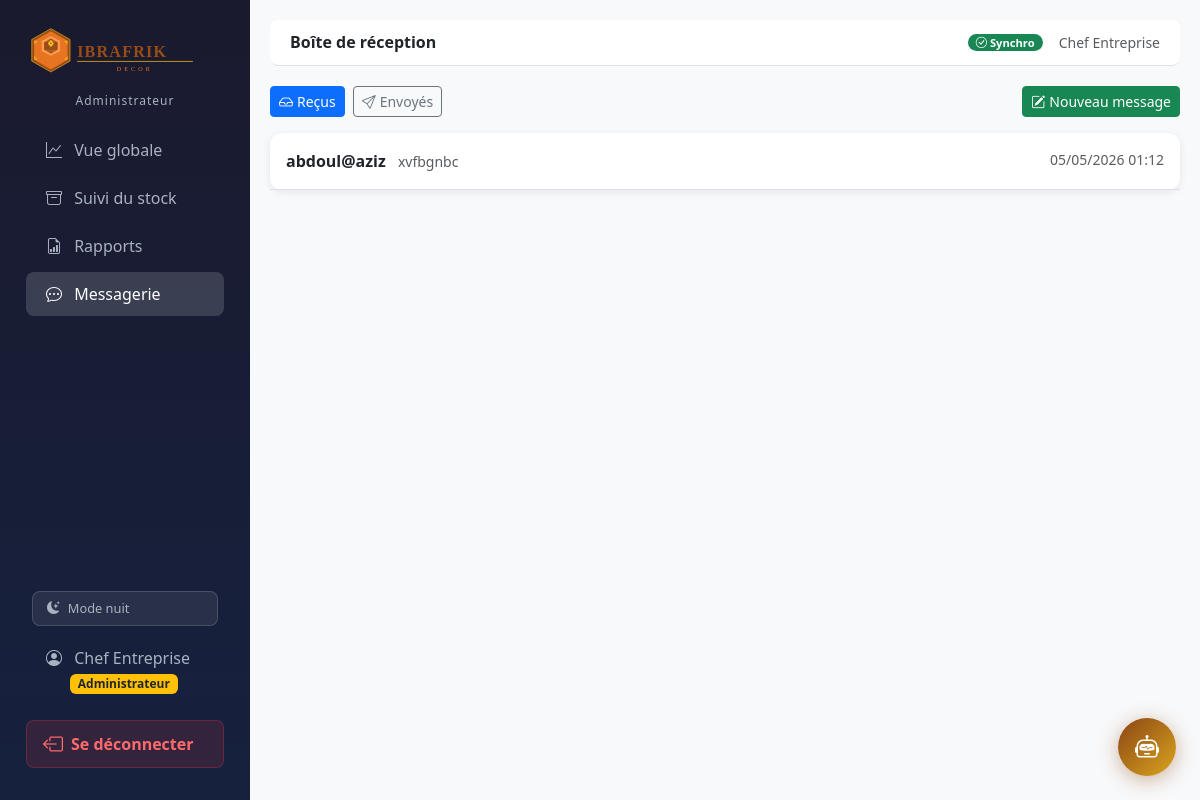
Page /messagerie/ (signed in) on the committed database.
### accounts/models.py (models this page shows, shortened)
class Utilisateur(AbstractUser):
    GESTIONNAIRE = 'GESTIONNAIRE'
    ADMIN = 'ADMIN'
    ROLE_CHOICES = [
        (GESTIONNAIRE, 'Gestionnaire'),
        (ADMIN, 'Administrateur'),
    ]
    role = models.CharField(
        max_length=20,
        choices=ROLE_CHOICES,
        default=GESTIONNAIRE,
    )
    photo = models.ImageField(
        upload_to='profils/',
        blank=True,
        null=True,
        verbose_name='Photo de profil'
    )
    def is_gestionnaire(self):
        return self.role == self.GESTIONNAIRE
    def is_admin_bc(self):
        return self.role == self.ADMIN
    class Meta:
        verbose_name = 'Utilisateur'
        verbose_name_plural = 'Utilisateurs'

### messagerie/models.py (models this page shows, shortened)
class Message(models.Model):
    expediteur = models.ForeignKey(settings.AUTH_USER_MODEL, on_delete=models.CASCADE, related_name='messages_envoyes')
    destinataire = models.ForeignKey(settings.AUTH_USER_MODEL, on_delete=models.CASCADE, related_name='messages_recus')
    contenu = models.TextField()
    date_envoi = models.DateTimeField(auto_now_add=True)
    lu = models.BooleanField(default=False)
    class Meta:
        verbose_name = 'Message'
        ordering = ['-date_envoi']

### messagerie/views.py (the view)
# urls.py: path('', views.inbox, name='inbox'),  # URL: /messagerie/
@login_required
def inbox(request):
    messages_recus = Message.objects.filter(
        destinataire=request.user
    ).select_related('expediteur').order_by('-date_envoi')
    messages_recus.filter(lu=False).update(lu=True)
    return render(request, 'messagerie/inbox.html', {
        'messages_recus': messages_recus,
    })

### dashboard/context_processors.py (called while the page is built)
def messages_non_lus(request):
    if request.user.is_authenticated:
        count = Message.objects.filter(
            destinataire=request.user, lu=False
        ).count()
        return {'messages_non_lus_count': count}
    return {'messages_non_lus_count': 0}

### templates/messagerie/inbox.html (shortened to what this page needs)
{% extends 'base.html' %}
{% block page_title %}Boîte de réception{% endblock %}
{% block content %}
<div class="d-flex justify-content-between align-items-center mb-3">
    <div class="d-flex gap-2">
        <a href="{% url 'messagerie:inbox' %}"
           class="btn btn-primary btn-sm">
            <i class="bi bi-inbox me-1"></i>Reçus
        </a>
        <a href="{% url 'messagerie:sent' %}"
           class="btn btn-outline-secondary btn-sm">
            <i class="bi bi-send me-1"></i>Envoyés
        </a>
    </div>
    <a href="{% url 'messagerie:envoyer' %}" class="btn btn-success btn-sm">
        <i class="bi bi-pencil-square me-1"></i>Nouveau message
    </a>
</div>
<div class="card">
    {% for msg in messages_recus %}
    <a href="{% url 'messagerie:detail' msg.pk %}"
       class="d-block p-3 border-bottom text-decoration-none
              hover-bg">
        <div class="d-flex justify-content-between align-items-start">
            <div>
                <span class="fw-semibold text-dark">
                    {{ msg.expediteur.get_full_name|default:msg.expediteur.username }}
                </span>
                <span class="text-muted ms-2 small">
                    {{ msg.contenu|truncatechars:60 }}
                </span>
            </div>
            <span class="text-muted small text-nowrap ms-3">
                {{ msg.date_envoi|date:"d/m/Y H:i" }}
            </span>
        </div>
    </a>
    {% empty %}
    <div class="text-center text-muted py-5">
        <i class="bi bi-inbox fs-1 d-block mb-2"></i>
        Aucun message reçu.
    </div>
    {% endfor %}
</div>
{% endblock %}

### templates/base.html (shortened to what this page needs)
{% load static %}
<!DOCTYPE html>
<html lang="fr">
<head>
    <link href="https://cdn.jsdelivr.net/npm/bootstrap@5.3.0/dist/css/bootstrap.min.css" rel="stylesheet">
    <link href="https://cdn.jsdelivr.net/npm/bootstrap-icons@1.11.0/font/bootstrap-icons.css" rel="stylesheet">
</head>
<body data-theme="dark">
{% if user.is_authenticated %}
<div class="d-flex">
    <nav class="sidebar p-3">
        <div class="text-center mb-3 mt-1">
            <img src="{% static 'images/logo_ibrafrik.svg' %}"
                 alt="IBRAFRIK Decor"
                 style="width: 210px; max-width: 100%; filter: brightness(1.1);">
            <div style="color: var(--sidebar-text); font-size: 0.75rem; margin-top: 4px; letter-spacing: 1px;">
                {{ user.get_role_display }}
            </div>
        </div>
        <ul class="nav flex-column flex-grow-1">
            {% if user.is_admin_bc %}
            <li class="nav-item">
                <a class="nav-link {% if request.resolver_match.url_name == 'admin' %}active{% endif %}"
                   href="{% url 'dashboard:admin' %}">
                    <i class="bi bi-graph-up"></i> Vue globale
                </a>
            </li>
            <li class="nav-item">
                <a class="nav-link {% if request.resolver_match.app_name == 'stock' %}active{% endif %}"
                   href="{% url 'stock:liste' %}">
                    <i class="bi bi-archive"></i> Suivi du stock
                </a>
            </li>
            <li class="nav-item">
                <a class="nav-link {% if request.resolver_match.app_name == 'rapports' %}active{% endif %}"
                   href="{% url 'rapports:mensuel' %}">
                    <i class="bi bi-file-earmark-bar-graph"></i> Rapports
                </a>
            </li>
            <li class="nav-item">
                <a class="nav-link {% if request.resolver_match.app_name == 'messagerie' %}active{% endif %}"
                   href="{% url 'messagerie:inbox' %}">
                    <i class="bi bi-chat-dots"></i> Messagerie
                </a>
            </li>
            {% endif %}
        </ul>
        <div class="px-3 mb-2">
            <button onclick="toggleMode()" id="modeBtn"
                    style="display:flex; align-items:center; gap:8px;
                           background: rgba(255,255,255,0.08);
                           color: var(--sidebar-text);
                           border: 1px solid rgba(255,255,255,0.15);
                           border-radius: 8px;
                           padding: 7px 14px;
                           width: 100%;
                           cursor: pointer;
                           font-size: 0.8rem;
                           transition: all 0.2s;">
                <i class="bi bi-moon-stars-fill" id="modeIcon"></i>
                <span id="modeLabel">Mode nuit</span>
            </button>
        </div>
        <a href="{% url 'accounts:profil' %}" class="nav-link mb-2" style="color: var(--sidebar-text);">
            <i class="bi bi-person-circle"></i>
            {{ user.get_full_name|default:user.username }}
            <br>
            <span class="badge ms-4 {% if user.is_admin_bc %}bg-warning text-dark{% else %}bg-primary{% endif %}">
                {{ user.get_role_display }}
            </span>
        </a>
        <a href="{% url 'accounts:logout' %}" class="btn-deconnexion mb-3">
            <i class="bi bi-box-arrow-left fs-5"></i>
            Se déconnecter
        </a>
    </nav>
    <div class="main-content flex-grow-1">
        <div class="topbar d-flex justify-content-between align-items-center">
            <h6 class="mb-0 fw-bold">{% block page_title %}{% endblock %}</h6>
            <div class="d-flex align-items-center gap-3">
                <span id="sync-indicator" class="badge badge-sync bg-secondary">
                </span>
                <small class="text-muted">{{ user.get_full_name|default:user.username }}</small>
            </div>
        </div>
        {% block content %}{% endblock %}
    </div>
</div>
{% else %}
    {% block content_unauthenticated %}{% endblock %}
{% endif %}
{% if user.is_authenticated %}
<div class="chat-bubble">
    <button class="chat-btn" onclick="toggleChat()" title="Assistant IBRA">
        <i class="bi bi-robot"></i>
    </button>
</div>
{% endif %}
</body>
</html>

### templates/base.html (style rules this page uses)
body[data-theme="dark"] { --sidebar-bg1: #1a1a2e; --sidebar-bg2: #16213e; --sidebar-text: #a8b2c1; background-color: #f8f9fa; }
body { --sidebar-bg1: #1a1a2e; --sidebar-bg2: #16213e; --sidebar-text: #a8b2c1; background-color: #f8f9fa; }
.sidebar { height: 100vh; background: linear-gradient(180deg, var(--sidebar-bg1) 0%, var(--sidebar-bg2) 100%); width: 250px; position: fixed; top: 0; left: 0; display: flex; flex-direction: column; overflow-y: auto; }
.sidebar .nav-link { color: var(--sidebar-text); padding: 10px 20px; border-radius: 8px; margin: 2px 10px; transition: all 0.2s; }
.sidebar .nav-link:hover, .sidebar .nav-link.active { background: rgba(255,255,255,0.15); color: #fff; }
.sidebar .nav-link i { margin-right: 8px; }
.main-content { margin-left: 250px; padding: 20px; }
.topbar { background: #fff; border-bottom: 1px solid #dee2e6; padding: 12px 20px; margin-bottom: 20px; border-radius: 8px; }
.card { border: none; box-shadow: 0 2px 8px rgba(0,0,0,0.08); border-radius: 12px; }
.badge-sync { font-size: 0.7rem; padding: 3px 8px; border-radius: 20px; }
.btn-deconnexion { display: flex; align-items: center; gap: 8px; background: rgba(220, 53, 69, 0.15); color: #ff6b6b !important; border: 1px solid rgba(220, 53, 69, 0.3); border-radius: 8px; padding: 8px 16px; margin: 8px 10px; font-weight: 600; transition: all 0.2s; text-decoration: none; }
body[data-mode="dark"] { --sidebar-bg1: #1a1a2e; --sidebar-bg2: #16213e; --sidebar-text: #a8b2c1; background-color: #f8f9fa; }
.chat-bubble { position: fixed; bottom: 24px; right: 24px; z-index: 9999; }
.chat-btn { width: 58px; height: 58px; border-radius: 50%; background: linear-gradient(135deg, #8B4513, #DAA520); border: none; color: #fff; font-size: 1.5rem; cursor: pointer; box-shadow: 0 4px 20px rgba(139,69,19,0.4); transition: transform 0.2s; }

### rows in the picture
Utilisateur: role "Administrateur", get_full_name "Chef Entreprise"
Message: expediteur.get_full_name "abdoul@aziz", contenu "xvfbgnbc", date_envoi "05/05/2026 01:12"
